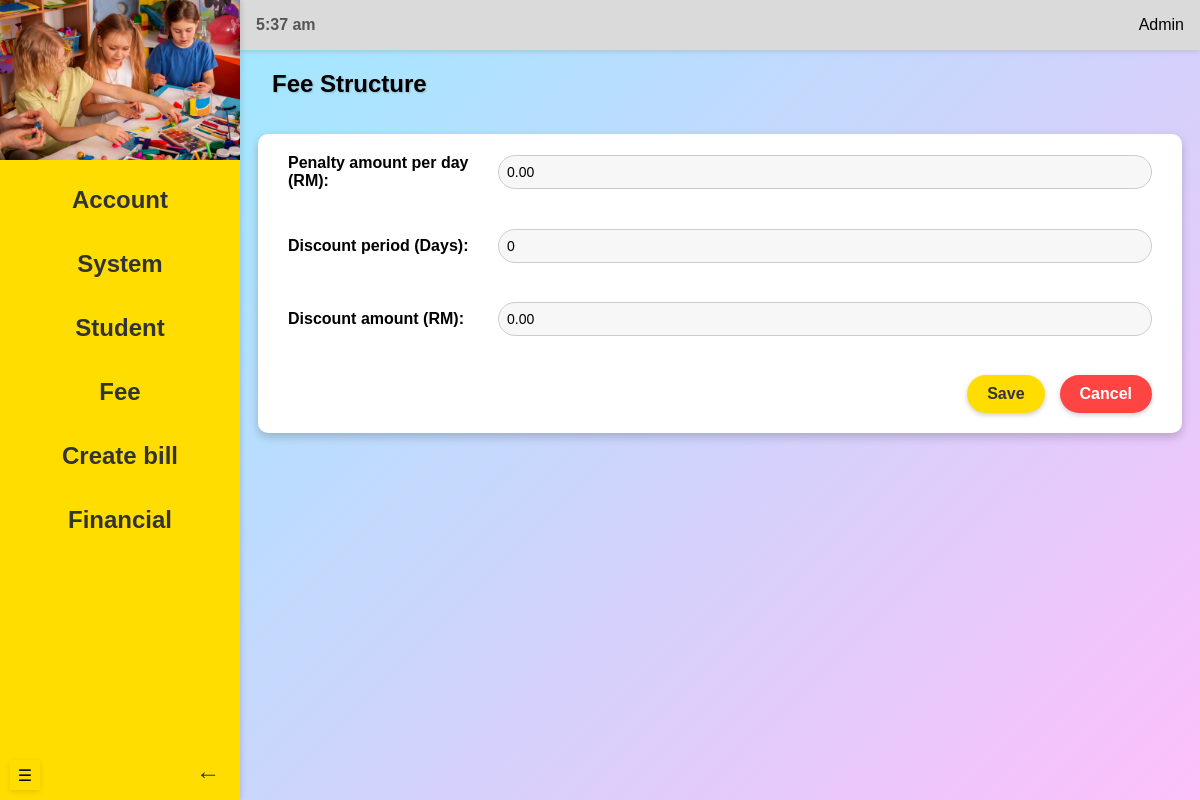
/admin/fee_structure (signed in), run on an earlier commit of the app's database.
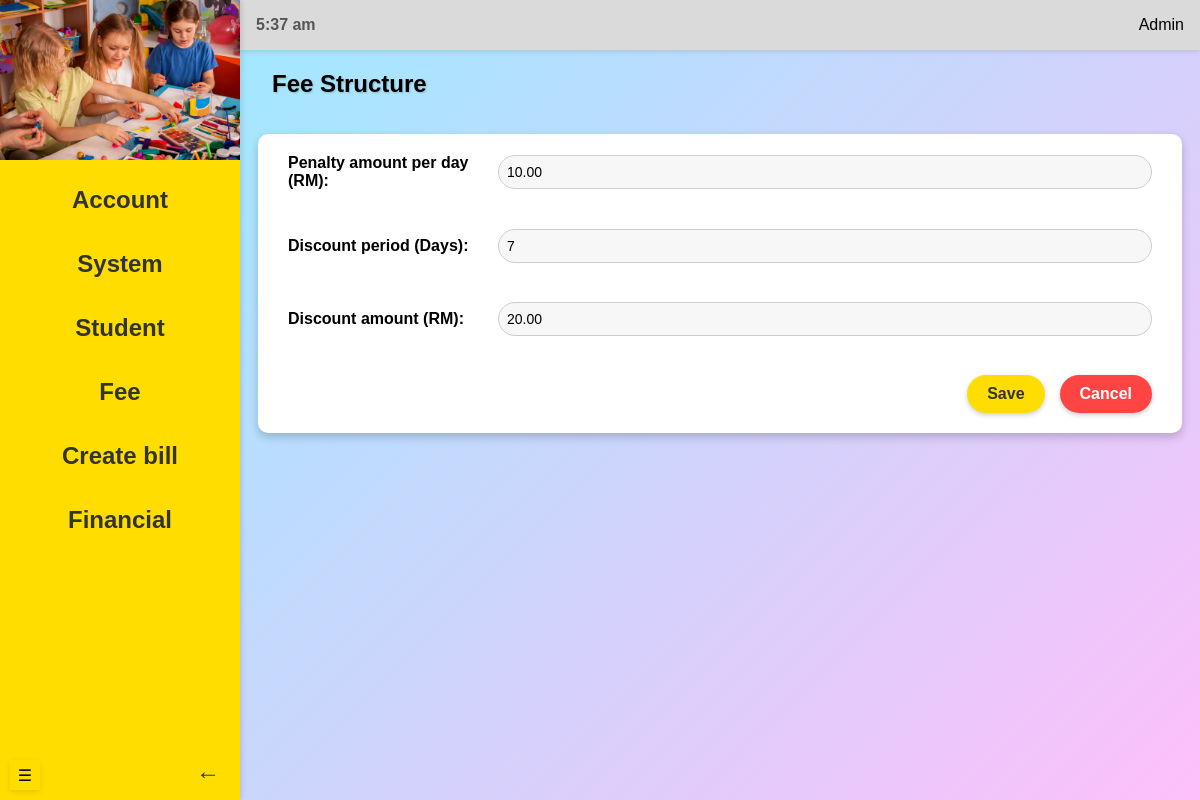
And on a later commit of the database.
### models.py (models this page shows)
class FeeSetting(db.Model):
    __tablename__ = 'fee_setting'
    id = db.Column(db.Integer, primary_key=True, autoincrement=True)
    detail = db.Column(db.String(50), unique=True, nullable=False)  # "penalty_amount", "discount_period", "discount_amount"
    value = db.Column(db.Float, nullable=False)  # The actual amount or period

### routes/admin_routes.py (the view, shortened to what this page needs)
@admin_blueprint.route('/fee_structure', methods=['GET', 'POST'])
@login_required
def fee_structure():
    if current_user.role != 'admin':
        return jsonify({"status": "error", "message": "Unauthorized access."}), 403
    settings = FeeSetting.query.all()
    fee_dict = {setting.detail: setting.value for setting in settings}
    required_settings = ['penalty_amount', 'discount_period', 'discount_amount']
    for setting in required_settings:
        if setting not in fee_dict:
            new_setting = FeeSetting(detail=setting, value=0)  # Default value 0.0
            db.session.add(new_setting)
            fee_dict[setting] = 0  # Add to dictionary as well
    db.session.commit()  # Commit new settings if needed
    return render_template("feeStructure.html", fee_dict=fee_dict)

### app.py (called while the page is built)
@login_manager.user_loader
def load_user(user_id):
    return User.query.get(int(user_id))

### templates/feeStructure.html (shortened to what this page needs)
{% if current_user.role == 'teacher' %}
    {% extends "teacherBase.html" %}
{% elif current_user.role == 'admin'%}
    {% extends "adminBase.html" %}
{% elif current_user.role == 'accountant' %}
    {% extends "accountantBase.html" %}
{% elif current_user.role == 'parent'%}
    {% extends "parentBase.html" %}
{% endif %}
{% block header %}
    <link rel="stylesheet" href="{{ url_for('static', filename='feeStructure.css') }}">
{%endblock%}
{% block content %}
    <section class="content">
        <div class="header-container">
            <h1>Fee Structure</h1>
        </div>
        <div class="container">
            <form class="form" id="feeForm" action="{{ url_for('admin.fee_structure') }}" method="POST">
                <div class="form-group">
                    <label for="penalty">Penalty amount per day (RM):</label>
                    <input type="text" id="penalty" name="penalty" value="{{ '%.2f' | format(fee_dict.get('penalty_amount', '')) }}">
                </div>
                <div class="form-group">
                    <label for="period">Discount period (Days):</label>
                    <input type="text" id="period" name="period" value="{{ fee_dict.get('discount_period', 0) | int }}">
                </div>
                <div class="form-group">
                    <label for="discount">Discount amount (RM):</label>
                    <input type="text" id="discount" name="discount" value="{{ '%.2f' | format(fee_dict.get('discount_amount', '')) }}">
                </div>
                <div class="form-actions">
                    <button type="submit" class="save-btn">Save</button>
                    <button type="button" class="cancel-btn" onclick="clearForm()">Cancel</button>
                </div>
            </form>
        </div>
    </section>
{% endblock %}

What changed in the data, as far as the page shows it:
changed FeeSetting (number 1 of 3 on the later page): penalty "0.00" → "10.00"
changed FeeSetting (number 2 of 3 on the later page): period "0" → "7"
changed FeeSetting (number 3 of 3 on the later page): discount "0.00" → "20.00"
